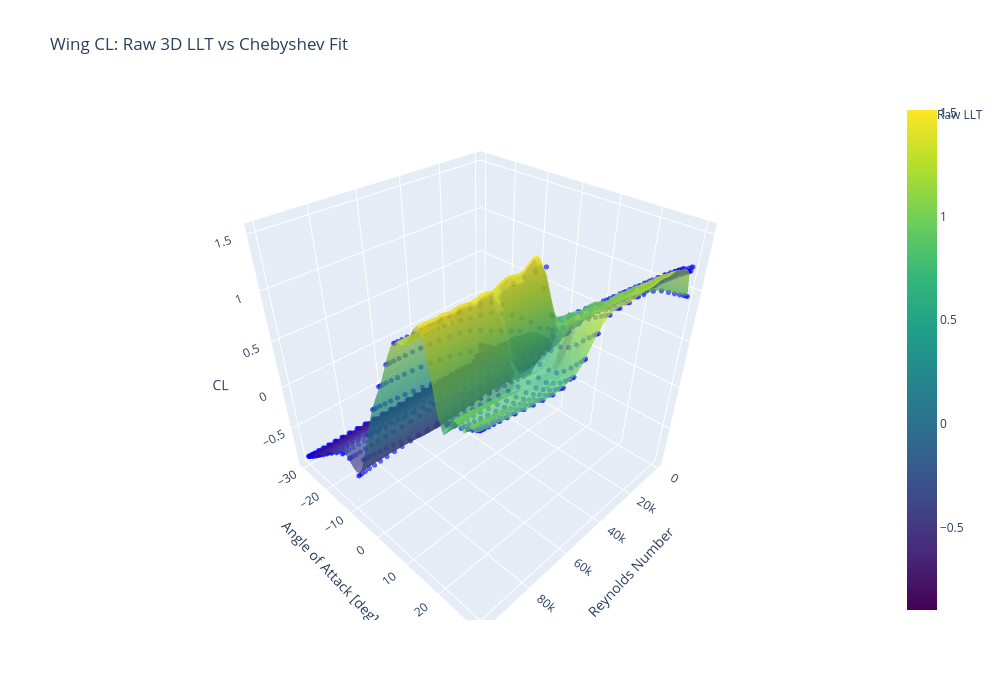

Notebook source saved alongside this figure:
### Markdown cell above
## Plot Wing CL: Raw vs Chebyshev Fit

### Code cell
fig = go.Figure()

# Scatter plot of raw LLT data
fig.add_trace(go.Scatter3d(
    x=Re_grid.flatten(),
    y=alpha_grid.flatten(),
    z=wing_CL_raw.flatten(),
    mode='markers',
    marker=dict(size=3, color='blue', opacity=0.6),
    name='Raw LLT',
    hovertemplate='Re: %{x:.0f}<br>α: %{y:.2f}°<br>CL: %{z:.4f}<extra></extra>'
))

# Surface plot of Chebyshev fit (on a finer grid for smooth surface)
n_grid = 50
Re_fine = np.linspace(Re_grid.min(), Re_grid.max(), n_grid)
alpha_fine = np.linspace(alpha_grid.min(), alpha_grid.max(), n_grid)
RE_mesh, AA_mesh = np.meshgrid(Re_fine, alpha_fine)

CL_surface = evaluate_chebyshev(AA_mesh, RE_mesh, wing_phi_CL, alpha_range, Re_range)
CL_surface = CL_surface.reshape(n_grid, n_grid)

fig.add_trace(go.Surface(
    x=Re_fine,
    y=alpha_fine,
    z=CL_surface,
    colorscale='Viridis',
    name='Chebyshev Fit',
    showscale=True,
    opacity=0.7,
    hovertemplate='Re: %{x:.0f}<br>α: %{y:.2f}°<br>CL: %{z:.4f}<extra></extra>'
))

fig.update_layout(
    title="Wing CL: Raw 3D LLT vs Chebyshev Fit",
    scene=dict(
        xaxis_title='Reynolds Number',
        yaxis_title='Angle of Attack [deg]',
        zaxis_title='CL',
    ),
    width=1000,
    height=700,
    showlegend=True
)

fig.show()

### Figure 1 — Plotly figure (JSON) as saved in the notebook; plotly's stock layout.template omitted (floating-point values rounded to 4 significant figures; data arrays with more than 128 entries replaced by an {"elided": "..."} marker saying what was removed)
{"data": [{"hovertemplate": "Re: %{x:.0f}<br>α: %{y:.2f}°<br>CL: %{z:.4f}<extra></extra>", "marker": {"color": "blue", "opacity": 0.6, "size": 3}, "mode": "markers", "name": "Raw LLT", "type": "scatter3d", "x": {"elided": "1024 float values"}, "y": {"elided": "1024 float values"}, "z": {"elided": "1024 float values"}}, {"colorscale": [[0, "#440154"], [0.1111, "#482878"], [0.2222, "#3e4989"], [0.3333, "#31688e"], [0.4444, "#26828e"], [0.5556, "#1f9e89"], [0.6667, "#35b779"], [0.7778, "#6ece58"], [0.8889, "#b5de2b"], [1, "#fde725"]], "hovertemplate": "Re: %{x:.0f}<br>α: %{y:.2f}°<br>CL: %{z:.4f}<extra></extra>", "name": "Chebyshev Fit", "opacity": 0.7, "showscale": true, "type": "surface", "x": [160.2, 2196.0, 4233.0, 6269.0, 8305.0, 10340.0, 12380.0, 14410.0, 16450.0, 18490.0, 20520.0, 22560.0, 24600.0, 26630.0, 28670.0, 30700.0, 32740.0, 34780.0, 36810.0, 38850.0, 40890.0, 42920.0, 44960.0, 47000.0, 49030.0, 51070.0, 53100.0, 55140.0, 57180.0, 59210.0, 61250.0, 63290.0, 65320.0, 67360.0, 69400.0, 71430.0, 73470.0, 75500.0, 77540.0, 79580.0, 81610.0, 83650.0, 85690.0, 87720.0, 89760.0, 91790.0, 93830.0, 95870.0, 97900.0, 99940.0], "y": [-29.96, -28.74, -27.52, -26.29, -25.07, -23.85, -22.63, -21.4, -20.18, -18.96, -17.73, -16.51, -15.29, -14.06, -12.84, -11.62, -10.4, -9.173, -7.95, -6.727, -5.504, -4.281, -3.058, -1.835, -0.6115, 0.6115, 1.835, 3.058, 4.281, 5.504, 6.727, 7.95, 9.173, 10.4, 11.62, 12.84, 14.06, 15.29, 16.51, 17.73, 18.96, 20.18, 21.4, 22.63, 23.85, 25.07, 26.29, 27.52, 28.74, 29.96], "z": {"elided": "50x50 float values"}}], "layout": {"height": 700, "scene": {"xaxis": {"title": {"text": "Reynolds Number"}}, "yaxis": {"title": {"text": "Angle of Attack [deg]"}}, "zaxis": {"title": {"text": "CL"}}}, "showlegend": true, "title": {"text": "Wing CL: Raw 3D LLT vs Chebyshev Fit"}, "width": 1000}}
